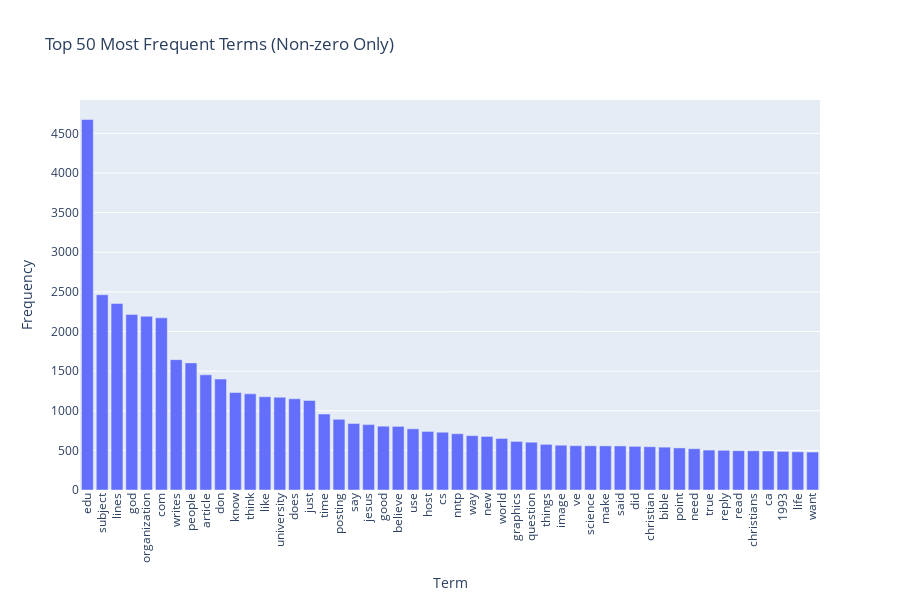

Write notebook code for a chart like this one.
### Markdown cell above
### >>> **Exercise 13 (take home):** 
The chart above only contains 300 vocabulary in the documents, and it's already computationally intensive to both compute and visualize. Can you efficiently reduce the number of terms you want to visualize as an exercise.

### Code cell
# Answer here

# Import necessary libraries
import plotly.express as px       # For interactive plotting
import pandas as pd               # For data manipulation
import numpy as np                # For numerical operations
from sklearn.feature_extraction.text import CountVectorizer  # For text vectorization

# Assume X_counts has already been created using CountVectorizer
# Get the vocabulary (list of terms)
vocab = count_vect.get_feature_names_out()

# Compute the frequency of each term across all documents
term_frequencies = np.array(X_counts.sum(axis=0)).flatten()

# Filter out terms with zero frequency
nonzero_idx = np.where(term_frequencies > 0)[0]
vocab_nonzero = vocab[nonzero_idx]
freq_nonzero = term_frequencies[nonzero_idx]

# Select the top N most frequent terms
N = 50
top_idx = np.argsort(freq_nonzero)[-N:][::-1]  # Sort indices by frequency in descending order
df_plot = pd.DataFrame({
    "term": vocab_nonzero[top_idx],      # Terms
    "frequency": freq_nonzero[top_idx]   # Corresponding frequencies
})

# Create an interactive bar chart without displaying numbers on bars
fig = px.bar(
    df_plot, 
    x="term", 
    y="frequency",
    labels={"term": "Term", "frequency": "Frequency"},  # Axis labels
    title=f"Top {N} Most Frequent Terms (Non-zero Only)" # Chart title
)

# Adjust X-axis layout for readability
fig.update_layout(
    xaxis_tickangle=-90,       # Rotate X-axis labels 90 degrees
    xaxis_tickmode='linear',   
    xaxis_tickvals=list(range(N)),  # Specify tick positions
    xaxis_ticktext=df_plot['term'], # Specify tick labels
    height=600
)

# Display the interactive plot
fig.show()

### Figure 1 — Plotly figure (JSON) as saved in the notebook; plotly's stock layout.template omitted (floating-point values rounded to 4 significant figures)
{"data": [{"hovertemplate": "Term=%{x}<br>Frequency=%{y}<extra></extra>", "legendgroup": "", "marker": {"color": "#636efa", "pattern": {"shape": ""}}, "name": "", "orientation": "v", "showlegend": false, "textposition": "auto", "type": "bar", "x": ["edu", "subject", "lines", "god", "organization", "com", "writes", "people", "article", "don", "know", "think", "like", "university", "does", "just", "time", "posting", "say", "jesus", "good", "believe", "use", "host", "cs", "nntp", "way", "new", "world", "graphics", "question", "things", "image", "ve", "science", "make", "said", "did", "christian", "bible", "point", "need", "true", "reply", "read", "christians", "ca", "1993", "life", "want"], "xaxis": "x", "y": [4675, 2464, 2353, 2216, 2192, 2172, 1645, 1604, 1453, 1400, 1230, 1213, 1177, 1170, 1151, 1130, 959, 892, 840, 825, 805, 803, 772, 739, 729, 710, 686, 676, 650, 613, 603, 576, 565, 559, 558, 557, 556, 551, 546, 541, 531, 521, 504, 501, 496, 495, 492, 488, 482, 479], "yaxis": "y"}], "layout": {"barmode": "relative", "height": 600, "legend": {"tracegroupgap": 0}, "title": {"text": "Top 50 Most Frequent Terms (Non-zero Only)"}, "xaxis": {"anchor": "y", "domain": [0, 1], "tickangle": -90, "tickmode": "linear", "ticktext": ["edu", "subject", "lines", "god", "organization", "com", "writes", "people", "article", "don", "know", "think", "like", "university", "does", "just", "time", "posting", "say", "jesus", "good", "believe", "use", "host", "cs", "nntp", "way", "new", "world", "graphics", "question", "things", "image", "ve", "science", "make", "said", "did", "christian", "bible", "point", "need", "true", "reply", "read", "christians", "ca", "1993", "life", "want"], "tickvals": [0, 1, 2, 3, 4, 5, 6, 7, 8, 9, 10, 11, 12, 13, 14, 15, 16, 17, 18, 19, 20, 21, 22, 23, 24, 25, 26, 27, 28, 29, 30, 31, 32, 33, 34, 35, 36, 37, 38, 39, 40, 41, 42, 43, 44, 45, 46, 47, 48, 49], "title": {"text": "Term"}}, "yaxis": {"anchor": "x", "domain": [0, 1], "title": {"text": "Frequency"}}}}
